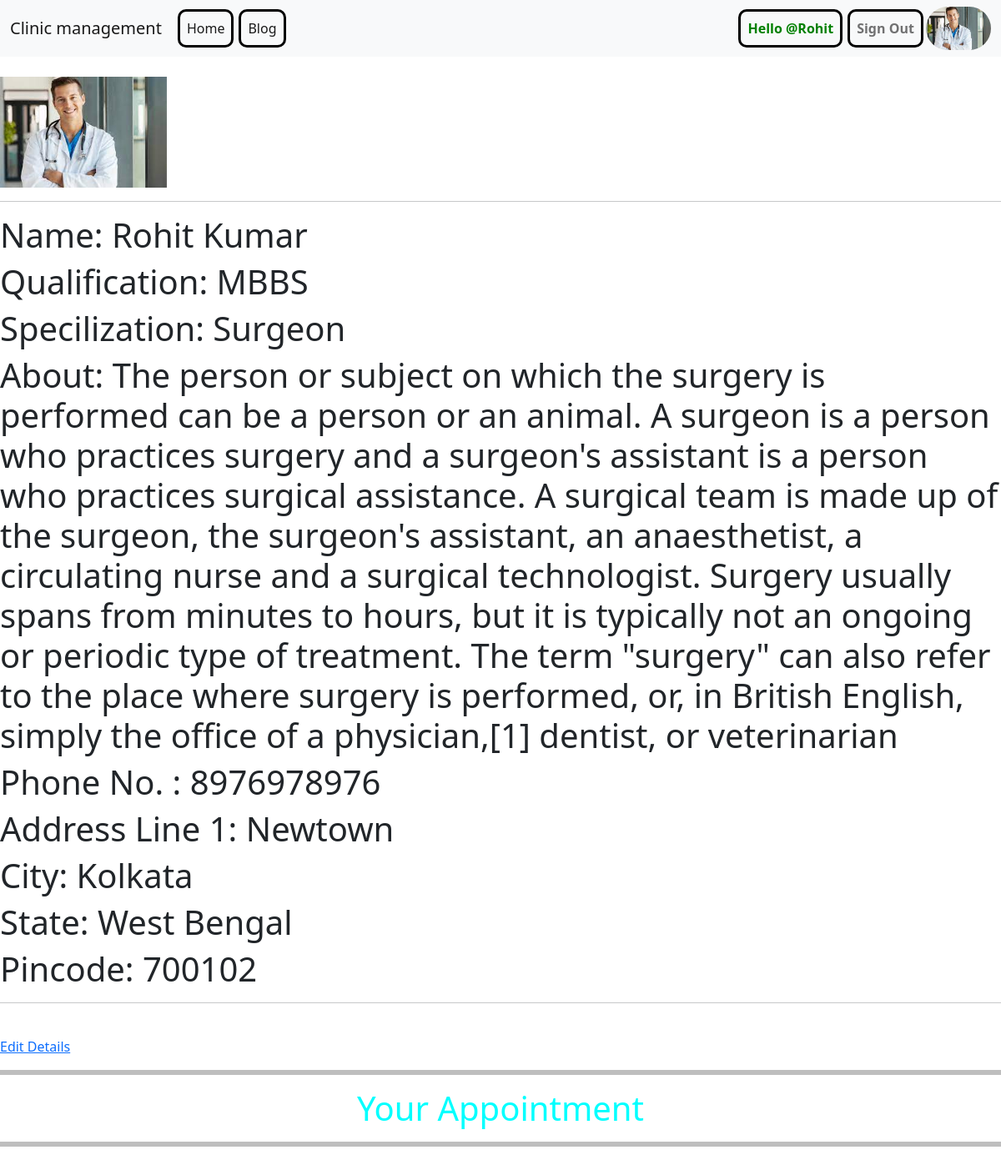
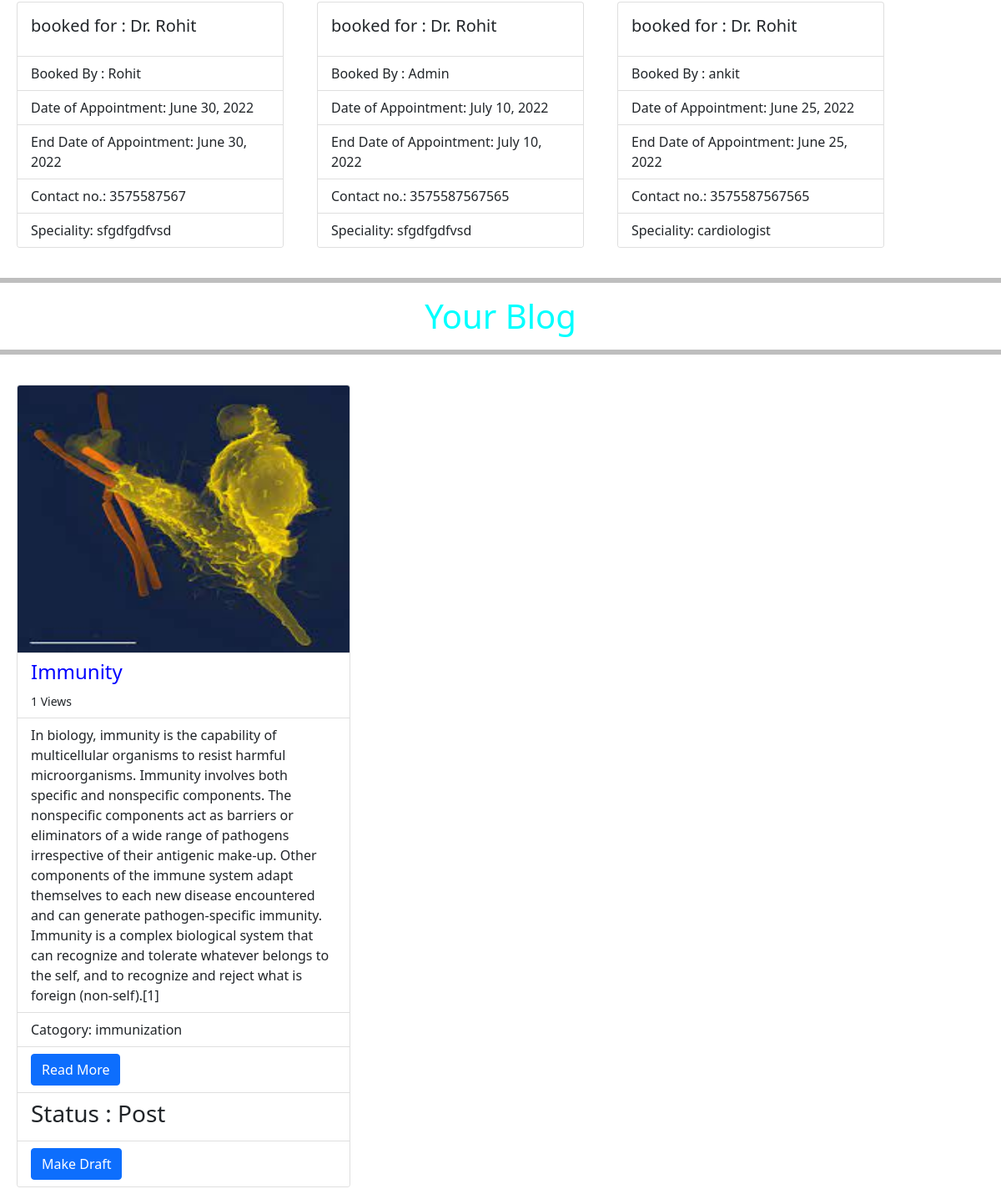
Page /profile/ (signed in) on the committed database (2 pictures, top to bottom).
### management/models.py (models this page shows, shortened)
class Doctor(models.Model):
    user = models.OneToOneField(User , on_delete=models.CASCADE, related_name='Doctor')
    first_name = models.CharField(max_length=50)
    last_name = models.CharField(max_length=50)
    image = models.ImageField(upload_to = 'asset/profile-pic', default= 'asset/profile-pic/default.png')
    qualification_higest = models.CharField(max_length=40 , blank=True)
    specilization = models.CharField(max_length=100 ,blank=True)
    about = models.CharField(max_length=500 ,blank=True)
    phone_no = models.IntegerField(default=0 ,blank=True)
    add_line_1 = models.CharField(max_length=50 , blank=True)
    add_city = models.CharField(max_length=50  , blank=True)
    add_state = models.CharField(max_length=20 , blank=True)
    add_Pincode = models.IntegerField(default=0 ,blank=True)
    def __str__(self):
        return str(self.user)

class Appointment(models.Model):
    booked_by_name = models.ForeignKey(User, on_delete=models.CASCADE)
    booked_for_dr_name = models.ForeignKey(Doctor, on_delete=models.CASCADE)
    date = models.DateField(blank=True)
    time = models.TimeField(blank=True)
    phone_number = models.IntegerField(default=0, blank=True)
    speciality = models.TextField(max_length=100,  blank=True)

### blog/models.py (models this page shows, shortened)
class Blog(models.Model):
    blog_author = models.ForeignKey(User, on_delete=models.CASCADE)
    blog_category = models.ForeignKey(Category, on_delete=models.CASCADE)
    blog_title = models.CharField(max_length=20)
    blog_image = models.ImageField(upload_to = 'asset/blog_image')
    blog_summary = models.CharField(max_length=100)
    blog_content = models.TextField()
    blog_views = models.IntegerField(default=0)
    blog_is_post = models.BooleanField(default=False)

class Category(models.Model):
    category_name = models.CharField(max_length=20)
    def __str__(self):
        return self.category_name

### management/views.py (the view, shortened to what this page needs)
# urls.py: path("profile/", views.profile, name="profile"),
def profile(request):
    if request.user.is_staff :
        if  Doctor.objects.filter(user = request.user).exists():
            if Blog.objects.filter(blog_author = request.user).exists():
                data = Doctor.objects.get(user = request.user)
                appointment=Appointment.objects.filter(booked_for_dr_name= request.user.Doctor.id)
                contents = Blog.objects.filter(blog_author = request.user)
                return render(request, 'profile.html', {'data': data , 'contents':contents, 'appointment':appointment})
            else:
                data = Doctor.objects.get(user = request.user)
                contents = Blog.objects.filter(blog_author = request.user)
                return render(request, 'profile.html', {'data': data})
        else:
            return redirect('add_details')
    else:
        return render(request, 'index.html')

### management/templates/profile.html (shortened to what this page needs)
{% extends 'base.html' %}
{% load static %}
{% block containt %}
<head>
</head>
<br>
<img src="{{data.image.url}}"  alt="image"  onerror="this.src='../static/dafault.png'" style="width: 200px;">
<hr>
<h1>Name: {{data.first_name}} {{data.last_name}}</h1>
{% if user.is_staff is True %}
<h1>Qualification: {{data.qualification_higest}}</h1>
<h1>Specilization: {{data.specilization}}</h1>
<h1>About: {{data.about}}</h1>
{% endif %}
<h1>Phone No. : {{data.phone_no}}</h1>
<h1>Address Line 1: {{data.add_line_1}}</h1>
<h1>City: {{data.add_city}}</h1>
<h1>State: {{data.add_state}}</h1>
<h1>Pincode: {{data.add_Pincode}}</h1>
<hr>
<br>
<a class="edit-details" href="/edit-details/">Edit Details</a>
<br>
<hr style="color: black;border: 3px solid black;">
<h1 style="text-align: center; color: aqua;">Your Appointment</h1>
<hr style="color: black;border: 3px solid black;">
{%if appointment%}
<div class="row g-0 card-row body-2">
  {%for appointments in appointment%}
  <div class="card card-box" style="width: 20rem; margin: 20px ;">
    <div class="card-body">
      <h5 class="card-title">booked for :  Dr. {{appointments.booked_for_dr_name}}</h5>
    </div>
    <ul class="list-group list-group-flush">
      <li class="list-group-item">Booked By : {{appointments.booked_by_name}}</li>
      <li class="list-group-item">Date of Appointment: {{appointments.date}}</li>
      <li class="list-group-item">End Date of Appointment: {{appointments.date}}</li>
      <li class="list-group-item">Contact no.: {{appointments.phone_number}}</li>
      <li class="list-group-item">Speciality: {{appointments.speciality}}</li>
  </div>
  {% endfor %}
</div>
{% else %}
<h4 style="text-align:center; margin-bottom: 100px;">you don't have any appointment</h4>
{% endif %}
{% if user.is_staff%}
<hr style="color: black;border: 3px solid black;">
<h1 style="text-align: center; color: aqua;">Your Blog</h1>
<hr style="color: black;border: 3px solid black;">
{%if contents%}
<div class="row g-0 card-row body-2">
  {%for content in contents%}
  <div class="card card-box" style="width: 25rem; margin: 20px;">
      <img class="card-img-top" src="{{content.blog_image.url}}" style="height: 20rem;" >
      <ul class="list-group list-group-flush">
        <li class="list-group-item"><h4 style="color: blue;" class="card-title">{{content.blog_title}}</h4><small>{{content.blog_views}} Views</small></li>
        <li class="list-group-item"><p id="{{content.id}}" class="card-text">{{content.blog_summary}}</p></li>
        <li class="list-group-item">Catogory: {{content.blog_category}}</li>
        <li class="list-group-item"><a href="/blog/view-blog/{{content.id}}" class="btn btn-primary">Read More</a></li>
        {% if content.blog_is_post is True %}
        <li class="list-group-item"><h3>Status : Post</h3></li>
        <li class="list-group-item"><a class="btn btn-primary" href="/blog/draft-blog/{{content.id}}">Make Draft</a></li>
        {% endif %}
      </ul>
  </div>
  {% endfor %}
</div>
{% else %}
<h4 style="text-align:center; margin-bottom: 100px;">you haven't  uploaded any blog</h4>
{% endif %}
{% endif %}
{% endblock %}

### management/templates/base.html (shortened to what this page needs)
{% load static %}
<!doctype html>
<html lang="en">
  <head>
    <link href="https://cdn.jsdelivr.net/npm/bootstrap@5.1.3/dist/css/bootstrap.min.css" rel="stylesheet">
  </head>
  <body>
    <nav class="navbar navbar-expand-lg navbar-light bg-light sticky-top">
      <div class="container-fluid">
        <a class="navbar-brand" href="/">Clinic management</a>
        <div class="collapse navbar-collapse" id="navbarNav">
          <ul class="navbar-nav my-design">
            <li class="nav-item">
              <a class="nav-link active" aria-current="page" href="/">Home</a>
            </li>
            <li class="nav-item">
              <a class="nav-link active" aria-current="page" href="/blog/">Blog</a>
            </li>
          </ul>
        </div>
        <div class="collapse navbar-collapse" id="navbarNav">
          <ul class="navbar-nav my-design" style="margin-left: auto; font-weight: bold;" >
            {% if user.is_authenticated%}
            <li class="nav-item">
              <div class="nav-link" style="color: green; font-weight: bold;">
                  Hello @{{user.username}}
              </div>
            </li>
            {% endif %}
            {% if user.is_authenticated%}
            <li class="nav-item">
              <a class="nav-link" href="/signout/">Sign Out</a>
            </li>
            <div class="nav-item">
              <a href="/profile/"><img src="{{data.image.url}}"  onerror="this.src='../static/dafault.png'" class="nav-item"  style="height: 52px; border-radius: 100px;"></a>
            </div>
            {% endif %}
          </ul>
        </div>
      </div>
    </nav>
    {% block containt %}
    {% endblock %}
  </body>
</html>

### management/templates/base.html (style rules this page uses)
.my-design li { border: 3px solid black; margin: 3px; border-radius: 10px; }

### rows in the picture
Doctor: image (picture), first_name "Rohit", last_name "Kumar", qualification_higest "MBBS", specilization "Surgeon", about "The person or subject on which the surgery is performed can be a person or an animal. A surgeon is a person who practices surgery and a surgeon's assistant is a person who practices surgical assistance. A surgical team is made up of the surgeon, the surgeon's assistant, an anaesthetist, a circulating nurse and a surgical technologist. Surgery usually spans from minutes to hours, but it is typically not an ongoing or periodic type of treatment. The term \"surgery\" can also refer to the place where surgery is performed, or, in British English, simply the office of a physician,[1] dentist, or veterinarian", phone_no "8976978976", add_line_1 "Newtown", add_city "Kolkata", add_state "West Bengal", add_Pincode "700102"
Appointment: booked_for_dr_name "Rohit", booked_by_name "Rohit", date "June 30, 2022", phone_number "3575587567", speciality "sfgdfgdfvsd"
Appointment: booked_for_dr_name "Rohit", booked_by_name "Admin", date "July 10, 2022", phone_number "3575587567565", speciality "sfgdfgdfvsd"
Appointment: booked_for_dr_name "Rohit", booked_by_name "ankit", date "June 25, 2022", phone_number "3575587567565", speciality "cardiologist"
Blog: blog_image (picture), blog_title "Immunity", blog_views "1", blog_summary "In biology, immunity is the capability of multicellular organisms to resist harmful microorganisms. Immunity involves both specific and nonspecific components. The nonspecific components act as barriers or eliminators of a wide range of pathogens irrespective of their antigenic make-up. Other components of the immune system adapt themselves to each new disease encountered and can generate pathogen-specific immunity. Immunity is a complex biological system that can recognize and tolerate whatever belongs to the self, and to recognize and reject what is foreign (non-self).[1]", blog_category "immunization"

### other values in the picture
{{ user.username }} "Rohit"
